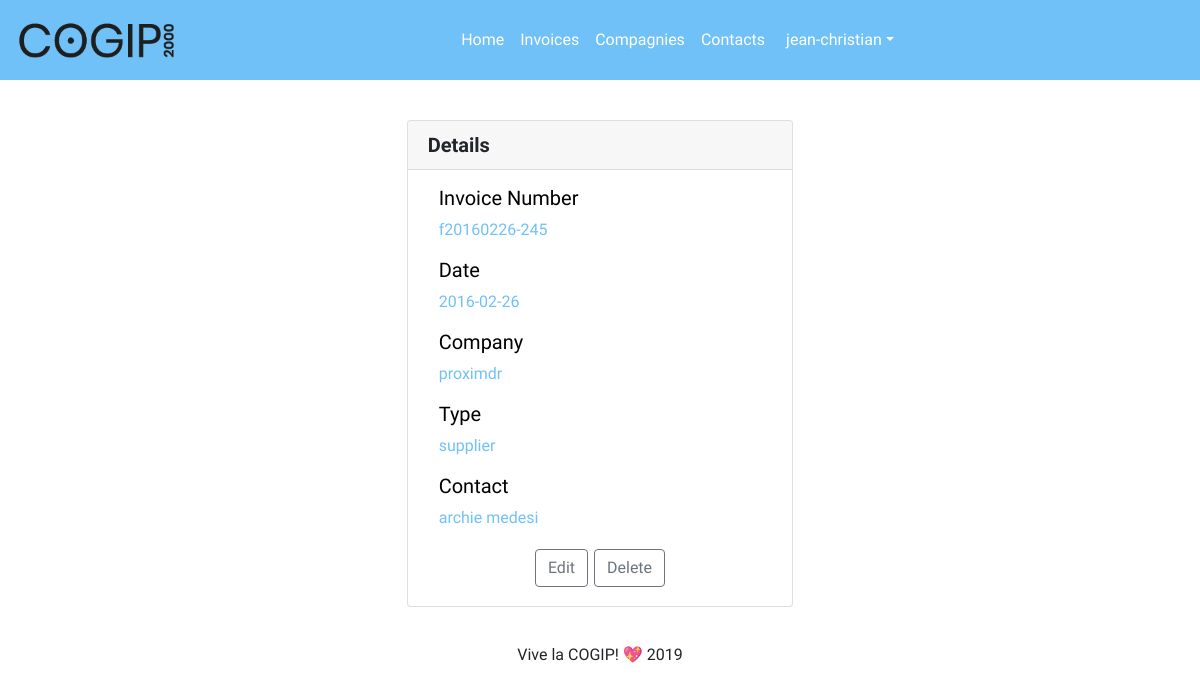
The app's page /?page=invoices-details&id=13 (signed in) with its own data.
### tables this page shows
CREATE TABLE `invoices` (
  `ID` int(11) NOT NULL,
  `number` varchar(255) NOT NULL,
  `date` timestamp NOT NULL DEFAULT current_timestamp(),
  `company` int(11) NOT NULL,
  `company_type` int(11) NOT NULL,
  `contact` int(11) NOT NULL
);

CREATE TABLE `company` (
  `ID` int(11) NOT NULL,
  `company_name` varchar(200) NOT NULL,
  `VAT` varchar(255) NOT NULL,
  `country` varchar(255) NOT NULL,
  `type_id` int(11) NOT NULL
);

CREATE TABLE `type` (
  `ID` int(11) NOT NULL,
  `company_type` varchar(100) NOT NULL
);

### controller/invoices-details-ctrl.php (called while the page is built, shortened)
<?php
$id = $_GET['id'];
$invoice = get_invoice_by_id($id);
require 'view/invoices-details-view.php';
?>

### index.php (called while the page is built, shortened)
<?php
require 'view/component/header-component.php';
routing();
require 'view/component/footer-component.php';
?>

### model/GLOBfunction.php (called while the page is built, shortened)
<?php
function get_invoice_by_id ($id) {
   global $pdo;
   $param = [
      'id' => $id
   ];
   $sql = <<<SQL
   SELECT
   	invoices.id AS invoice_id,
      invoices.number,
      invoices.date,
      invoices.company,
      company.company_name,
      invoices.company_type,
      type.id AS type_id,
      type.company_type,
      invoices.contact,
      concat(contacts.first_name, ' ', contacts.last_name) AS contacts_full_name
   FROM invoices
   JOIN company
      ON invoices.company = company.id
   JOIN type
   	ON invoices.company_type = type.id
   JOIN contacts
   	ON invoices.contact = contacts.id
   WHERE invoices.id = :id
SQL;
   $stmt = $pdo->prepare($sql);
   $stmt->execute($param);
   $data = $stmt->fetch();
   return $data;
}
?>

### view/invoices-details-view.php (the view)
<div class="globalelement row justify-content-center">
    <div class="card col-md-4">
        <h5 class="row card-header">
        <strong class="invoices">Details</strong>
        </h5>
        <form class="invoices" style="color: rgb(112, 193, 247) ;" action="" method="post" name="invoices">
            <div class="row">
                <div class="col-md-8">
                    <h5 style="color:black" name="invoices_number" id="invoices_number">Invoice Number</h5>
                    <p><?=$invoice['number']?></p>
                </div>
                <div class="col-md-8">
                    <h5 style="color:black" name="date">Date</h5>
                    <p><?=date('Y-m-d', strtotime($invoice['date']))?></p>
                </div>
                <div class="col-md-8">
                    <h5 style="color:black" name="company">Company</h5>
                    <p><?=$invoice['company_name']?></p>
                </div>
                <div class="col-md-8">
                    <h5 style="color:black" name="company">Type</h5>
                    <p><?=$invoice['company_type']?></p>
                </div>
                <div class="col-md-8">
                    <h5 style="color:black" name="company">Contact</h5>
                    <p><?=$invoice['contacts_full_name']?></p>
                </div>
            </div>
            <?php if ($_SESSION['rights'] === 'god') :?>
            <div class="row justify-content-center">
                <a href="?page=invoices-edit&id=<?=$id?>" class="form btn btn-rounded btn-outline-secondary" style="margin: 3px" >Edit</a>
                <a href="?page=invoices-delete&id=<?=$id?>" class="form btn btn-rounded btn-outline-secondary" style="margin: 3px" >Delete</a>
            </div>
            <?php endif ?>
        </form>
    </div>
</div>

### assets/style/style.css (style rules this page uses)
body { height: 100%; background-color: white; font-family: 'ABeeZee', sans-serif; }
form { padding: 2vh; }
.globalelement { margin: 20px; }

### records on screen
invoices: number "f20160226-245", date "2016-02-26", company.company_name "proximdr", company_type.company_type "supplier"

### other values on screen
$_SESSION['username'] "jean-christian"
$invoice['contacts_full_name'] "archie medesi"
